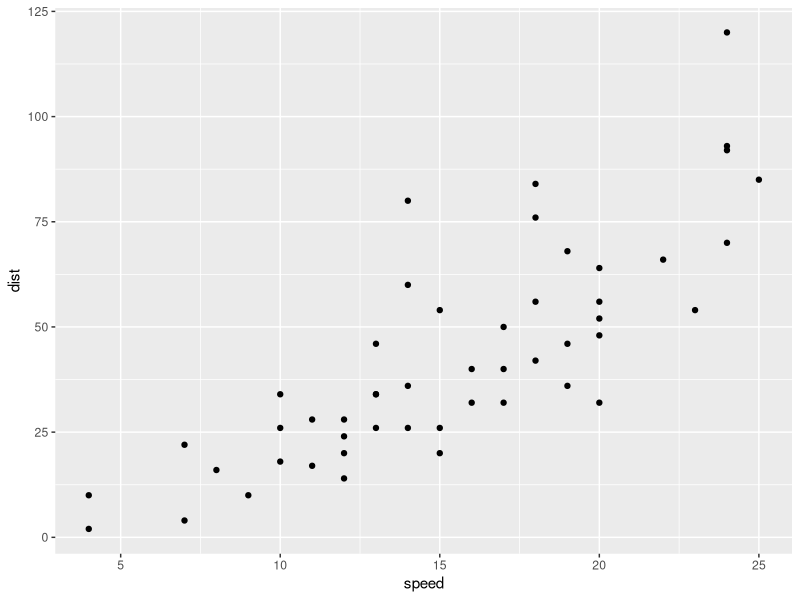
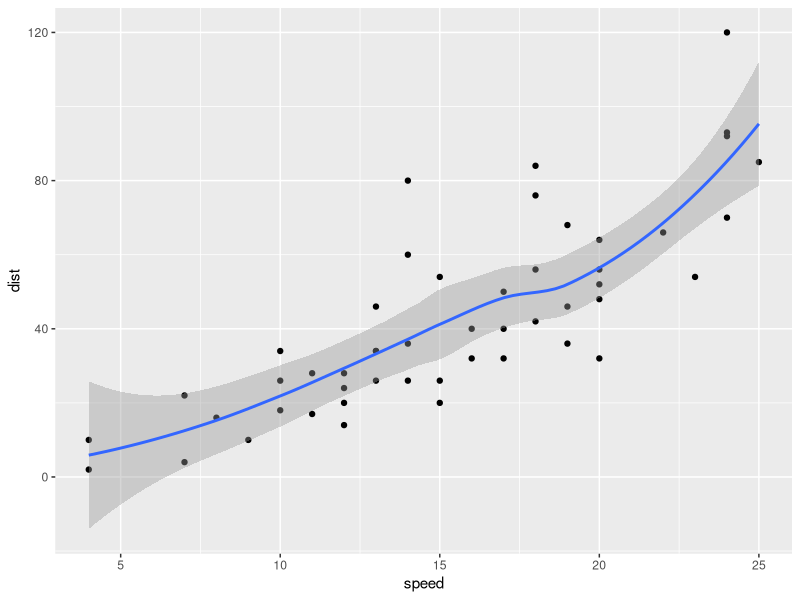
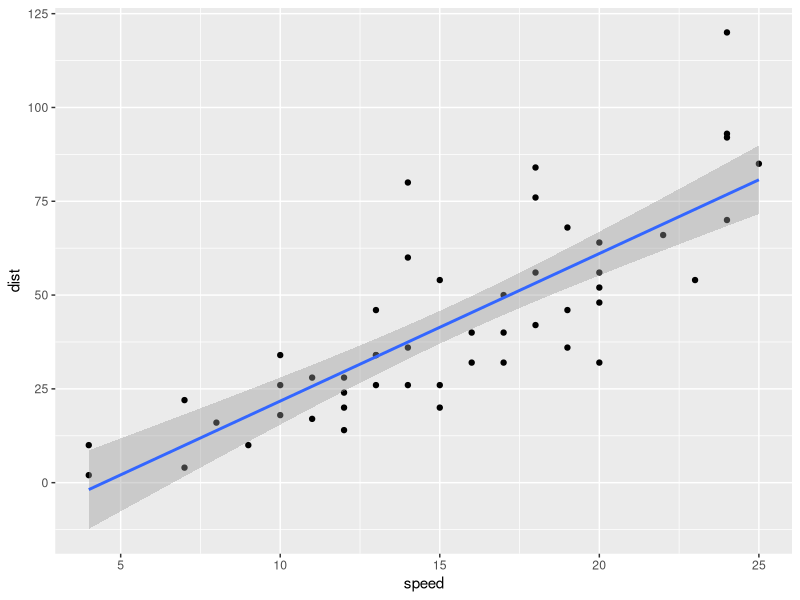
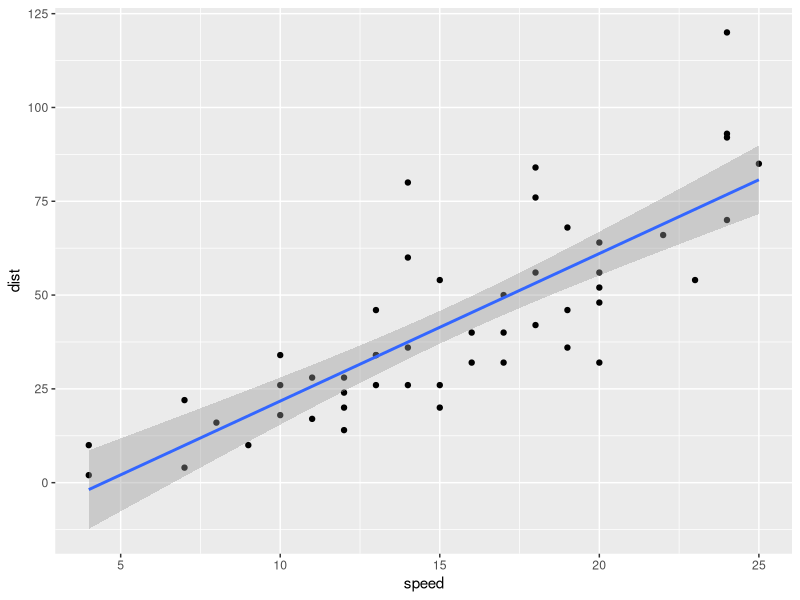
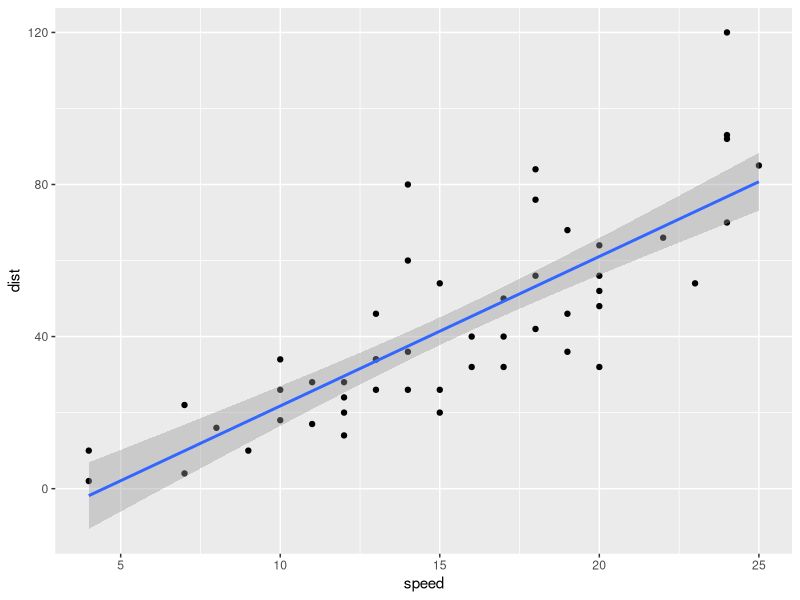
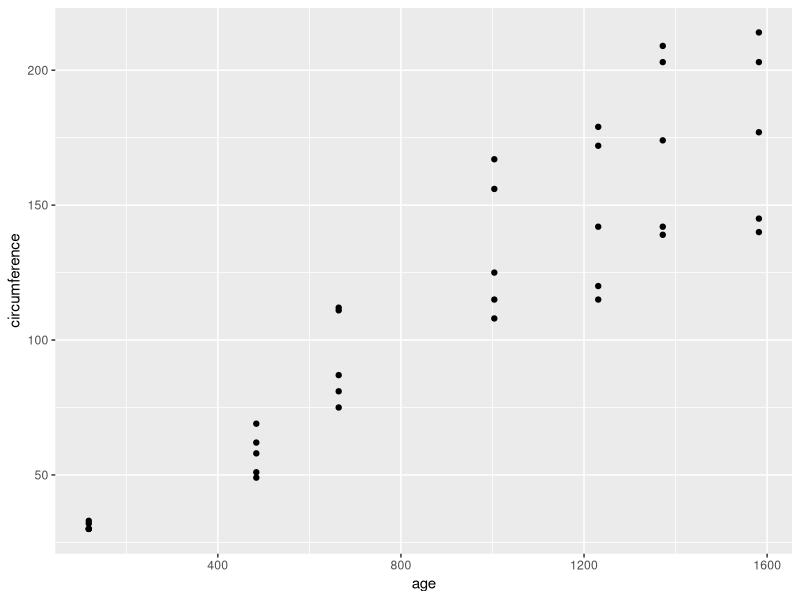
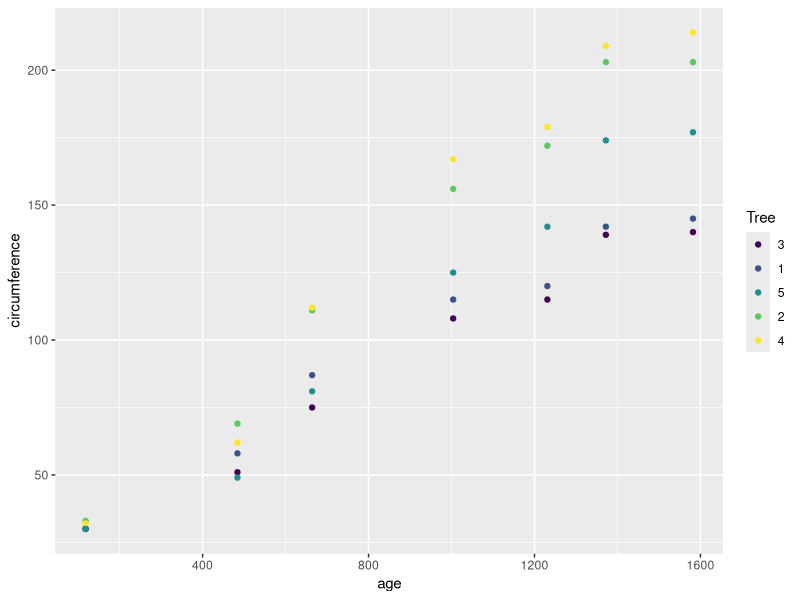
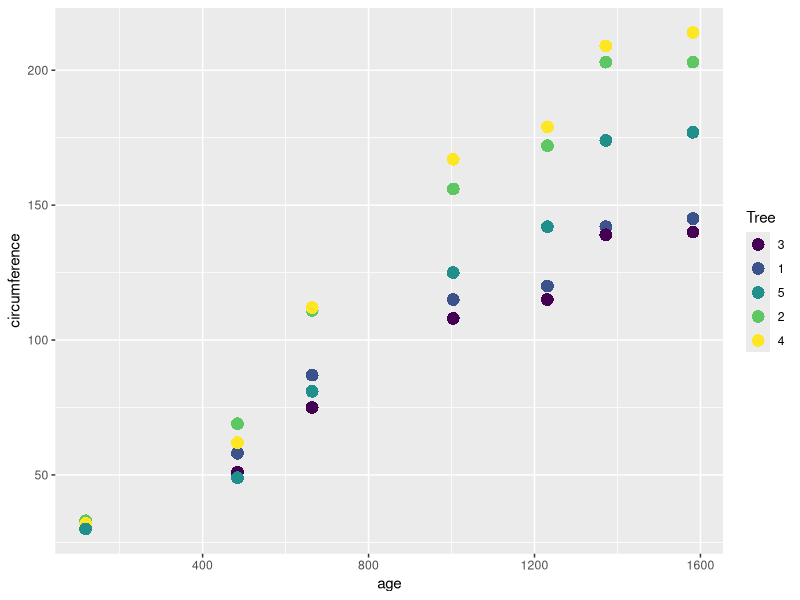

Recreate these plots in R, in order. (Note: this script raises an error after producing the figures.)
#scatter plot in R

library(ggplot2)

data("cars")
View("cars")

ggplot(data = cars, aes(x= speed, y=dist))+geom_point()
# geom_smooth() will add the line in it
ggplot(data = cars, aes(x= speed, y=dist))+geom_point()+geom_smooth()
# to fix the line straight  use lm
ggplot(data = cars, aes(x= speed, y=dist))+geom_point()+geom_smooth(method = "lm")
# to remove the shaded part that is actually 95% confidence interval 
ggplot(data = cars, aes(x= speed, y=dist))+geom_point()+geom_smooth(method = "lm",)
# if you want to show the CI use se=falsle or it is true by default 

# if you want to change the CI use level= command
ggplot(data = cars, aes(x= speed, y=dist))+geom_point()+geom_smooth(method = "lm", level=0.90)

#scatter plot with multi line
data("Orange")
View("Orange")
# lets plot on orange 
ggplot(Orange, aes(age, circumference))+ geom_point()
# lets color then according to tree wise
ggplot(Orange, aes(age, circumference, color=Tree))+ geom_point()
# if want to change the geom-point size and shape
ggplot(Orange, aes(age, circumference, color=Tree))+geom_point(size=4, shape=16)

ggplot(Orange, aes(age, circumference, color=Tree))+
  geom_point(size=6, shape=15)     

#separate by shape and color
ggplot(Orange, aes(age, circumference, color=Tree))+ 
  geom_point(size=4, aes(shape=Tree))

ggplot(Orange, aes(age, circumference, color=Tree))+ 
  geom_point(size=4, aes(alpha=Tree))
# common is this 
ggplot(Orange, aes(age, circumference, color=Tree))+ 
  geom_point(size=4, shape=19)
## lets add a line
ggplot(Orange, aes(age, circumference, color=Tree))+ 
  geom_point(size=4, shape=19)+
  geom_line(linetype=5, size=1)



gplot(Orange, aes(age, circumference, color=Tree))+ 
  geom_point(size=4, shape=19)+
  geom_line(linetype=5, size=1)+
  labs(x= "Age", y="circumference", title= "Scatter Plot")

  ggsave("scatterplot.pdf")




#blubble plot
install.packages("viridis")
library(viridis)
data("quakes")
nrow(quakes)
# before comma(,) is rows after comma(,) will be columns
q_sample <- quakes[seq(from=1, to= 1000, by=10),]
nrow(q_sample)
# lets make a graph 
install.packages("ggplot2")
library("ggplot2")
ggplot(data = q_sample, aes(x=lat, y=long))+ geom_point()
# lets change the size and color by mag and function of guide to remove the guide
ggplot(data = q_sample, aes(x=lat, y=long))+
  geom_point(aes(size=mag, color+mag))+
  guides(size=F)

ggplot(data = q_sample, aes(x=lat, y=long))+
  geom_point(aes(size=mag, color+mag))+
  guides(size=F)+
  scale_colour_viridis_b(option = "B")
# scale size continous  for c(1, 8) buddle increase according to the size
ggplot(data = q_sample, aes(x=lat, y=long))+
  geom_point(aes(size=mag, color+mag))+
  guides(size=F)+
  scale_colour_viridis_b(option = "B")+
  scale_size_continuous(range = c(1, 8))+
  labs(x= "Latititude", y= "longtitude", title= "Graph")+
  ggsave("Bubbleplot.pdf")
  

#jitter plot (type of scatter plot)
install.packages("diamonds")
data("diamonds")
nrow(diamonds)
d_sample <- diamonds[seq(from= 1, to= 49000, by=100),]
nrow(d_sample)
# lets make jitter plot
ggplot(d_sample, aes(cut, price, color=cut))+geom_jitter()
ggplot(d_sample, aes(cut,))+geom_point()


